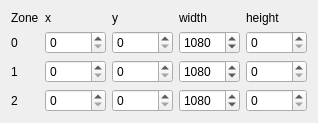
<?xml version="1.0" encoding="UTF-8"?>
<ui version="4.0">
  <widget class="QWidget" name="KWin::SnapZonesConfigForm">
    <property name="windowTitle">
      <string>Snap Zones</string>
    </property>
    <layout class="QGridLayout" name="gridLayout">
      <item row="0" column="0">
        <widget class="QLabel" name="label_z">
          <property name="text">
            <string>Zone</string>
          </property>
        </widget>
      </item>
      <item row="0" column="1">
        <widget class="QLabel" name="label_z_x">
          <property name="text">
            <string>x</string>
          </property>
        </widget>
      </item>
      <item row="0" column="2">
        <widget class="QLabel" name="label_z_y">
          <property name="text">
            <string>y</string>
          </property>
        </widget>
      </item>
      <item row="0" column="3">
        <widget class="QLabel" name="label_z_w">
          <property name="text">
            <string>width</string>
          </property>
        </widget>
      </item>
      <item row="0" column="4">
        <widget class="QLabel" name="label_z_h">
          <property name="text">
            <string>height</string>
          </property>
        </widget>
      </item>

      <item row="1" column="0">
        <widget class="QLabel" name="label_z0">
          <property name="text">
            <string>0</string>
          </property>
        </widget>
      </item>
      <item row="1" column="1">
        <widget class="QSpinBox" name="kcfg_z0_x">
          <property name="maximum">
            <number>10000</number>
          </property>
          <property name="value">
            <string>0</string>
          </property>
        </widget>
      </item>
      <item row="1" column="2">
        <widget class="QSpinBox" name="kcfg_z0_y">
          <property name="maximum">
            <number>10000</number>
          </property>
          <property name="value">
            <string>0</string>
          </property>
        </widget>
      </item>
      <item row="1" column="3">
        <widget class="QSpinBox" name="kcfg_z0_w">
          <property name="maximum">
            <number>10000</number>
          </property>
          <property name="value">
            <string>1080</string>
          </property>
        </widget>
      </item>
      <item row="1" column="4">
        <widget class="QSpinBox" name="kcfg_z0_h">
          <property name="maximum">
            <number>10000</number>
          </property>
          <property name="value">
            <string>0</string>
          </property>
        </widget>
      </item>

      <item row="2" column="0">
        <widget class="QLabel" name="label_z1">
          <property name="text">
            <string>1</string>
          </property>
        </widget>
      </item>
      <item row="2" column="1">
        <widget class="QSpinBox" name="kcfg_z1_x">
          <property name="maximum">
            <number>10000</number>
          </property>
          <property name="value">
            <string>0</string>
          </property>
        </widget>
      </item>
      <item row="2" column="2">
        <widget class="QSpinBox" name="kcfg_z1_y">
          <property name="maximum">
            <number>10000</number>
          </property>
          <property name="value">
            <string>0</string>
          </property>
        </widget>
      </item>
      <item row="2" column="3">
        <widget class="QSpinBox" name="kcfg_z1_w">
          <property name="maximum">
            <number>10000</number>
          </property>
          <property name="value">
            <string>1080</string>
          </property>
        </widget>
      </item>
      <item row="2" column="4">
        <widget class="QSpinBox" name="kcfg_z1_h">
          <property name="maximum">
            <number>10000</number>
          </property>
          <property name="value">
            <string>0</string>
          </property>
        </widget>
      </item>

      <item row="3" column="0">
        <widget class="QLabel" name="label_z2">
          <property name="text">
            <string>2</string>
          </property>
        </widget>
      </item>
      <item row="3" column="1">
        <widget class="QSpinBox" name="kcfg_z2_x">
          <property name="maximum">
            <number>10000</number>
          </property>
          <property name="value">
            <string>0</string>
          </property>
        </widget>
      </item>
      <item row="3" column="2">
        <widget class="QSpinBox" name="kcfg_z2_y">
          <property name="maximum">
            <number>10000</number>
          </property>
          <property name="value">
            <string>0</string>
          </property>
        </widget>
      </item>
      <item row="3" column="3">
        <widget class="QSpinBox" name="kcfg_z2_w">
          <property name="maximum">
            <number>10000</number>
          </property>
          <property name="value">
            <string>1080</string>
          </property>
        </widget>
      </item>
      <item row="3" column="4">
        <widget class="QSpinBox" name="kcfg_z2_h">
          <property name="maximum">
            <number>10000</number>
          </property>
          <property name="value">
            <string>0</string>
          </property>
        </widget>
      </item>
    </layout>
  </widget>
  <resources/>
</ui>
